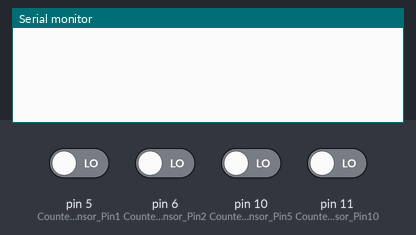
Recording of a sketch running on a simulated Arduino Uno, built with avr-gcc and run on an emulated ATmega328P. On the bench: the last lines printed to the serial monitor. Inputs (shaded band) come from the test bench; at power-on: pin 5 (CounterSensor_Pin1), pin 6 (CounterSensor_Pin2), pin 10 (CounterSensor_Pin5), pin 11 (CounterSensor_Pin10) LOW.

Above: at 1.2 s.
1.3 s: pin 5 (CounterSensor_Pin1) driven HIGH
At 1.62 s:
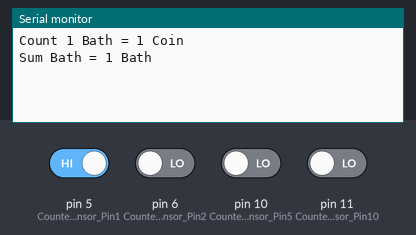
2.8 s: pin 6 (CounterSensor_Pin2) driven HIGH
At 3.62 s:
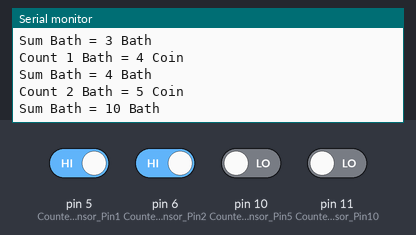
4.3 s: pin 10 (CounterSensor_Pin5) driven HIGH
5.8 s: pin 11 (CounterSensor_Pin10) driven HIGH
7.3 s: pin 5 (CounterSensor_Pin1) driven LOW
At 8.63 s:
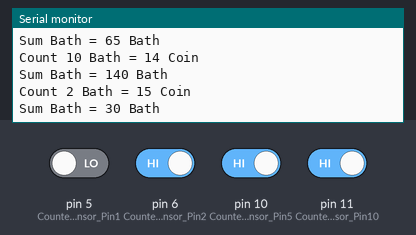
8.8 s: pin 6 (CounterSensor_Pin2) driven LOW
At 10.13 s:
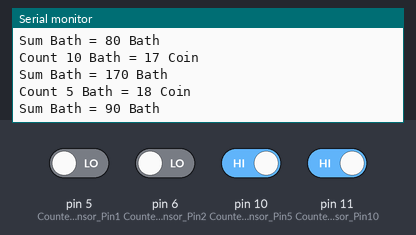
Timing chart, 0 to 11.3 s (numbered marks = the images above; inputs shaded):
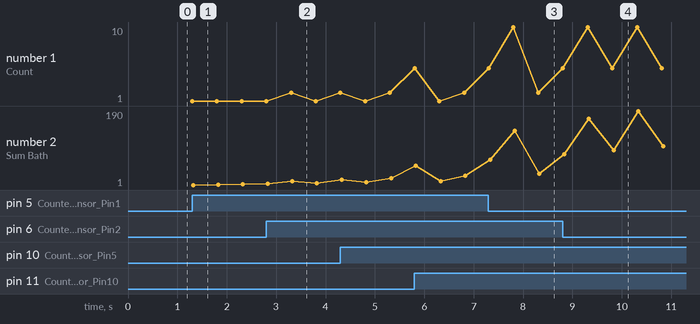

Measured:
- after the input at 1.3 s, the serial monitor: prints a new line at once (image 1)
- after the input at 2.8 s, the serial monitor: prints a new line after 0.50 s (image 2)
- after the input at 7.3 s, the serial monitor: prints a new line after 1.0 s (image 3)
- after the input at 8.8 s, the serial monitor: prints a new line after 1.0 s (image 4)
- plotted number 2: 24 → 30 after the input at 7.3 s, 30 → 100 after the input at 8.8 s

The sketch:

sketch_feb03a.ino
```cpp
int Count = 0;  //สร้างตัวแปรชื่อ Count ชนิด int เพื่อเก็บจำนวนเหรียญที่นับได้
int Sum_Bath = 0; //สร้างตัวแปรชื่อ Sum_Bath ชนิด int เพื่อเก็บจำนวนเงินรวมของเหรียญที่นับได้
int CounterSensor_Pin1 = 5;  //สร้างตัวชื่อ CounterSensor_Pin ชนิด int เพื่อเก็บตำแหน่งขอขาที่รับข้อมูลจาก Counter Sensor
int CounterSensor_Pin2 = 6;
int CounterSensor_Pin5 = 10;
int CounterSensor_Pin10 = 11;
void setup() {
  Serial.begin(9600);  //กำหนดช่องความถี่ในการเชื่อมต่อกับ Serial เพื่อดูค่าต่างๆที่รับได้
  pinMode(INPUT, CounterSensor_Pin1);
  pinMode(INPUT, CounterSensor_Pin2);
  pinMode(INPUT, CounterSensor_Pin5);
  pinMode(INPUT, CounterSensor_Pin10);
  //กำหนดโหมดของขาให้กับ CounterSensor_Pin ว่าเป็น INPUT

}

void loop() {
  int sensor_Value1 = digitalRead(CounterSensor_Pin1);  //สร้างตัวแปรชื่อ sensor_Value ชนิด int ให้เก็บค่าดิจิตอลที่รับได้จาก CounterSensor_Pin
  int sensor_Value2 = digitalRead(CounterSensor_Pin2);
  int sensor_Value5 = digitalRead(CounterSensor_Pin5);
  int sensor_Value10 = digitalRead(CounterSensor_Pin10);
  if (sensor_Value1 == HIGH) {  //ถ้าหหากค่าใน sensor_Va มีค่าเท่ากับ HIG

    Count ++;  //ให้เพิ่มค่าใน Count ขึ้น 1 ค่า หรือ Count = Count + 1
    Serial.print("Count 1 Bath = ");  //แสดงค่าออกทาง Serial Monitor ว่า "Count = "
    Serial.print(Count);  //แสดงค่าใน Count
    Serial.println(" Coin");  //แสดงค่าออกทาง Serial Monitor ว่า " Coin" จากนั้นขึ้นบรรทัดใหม่

    Sum_Bath = Count * 1;   //ให้ตัวแปร Sum_Bath เก็บจำนวนเงินรวมโดยมาจากสูตร "จำนวนเงินรวม = จำนวนเหรียญ x ชนิดของเหรียญ"
    Serial.print("Sum Bath = ");  //แสดงค่าออกทาง Serial Monitor ว่า "Sum Bath = "
    Serial.print(Sum_Bath);  //แสดงค่าใน Sum_Bath
    Serial.println(" Bath");  //แสดงค่าออกทาง Serial Monitor ว่า " Bath" จากนั้นขึ้นบรรทัดใหม่

    delay(500);  //หน่วงเวลา 500 มิลลิวินาที

  }
   if (sensor_Value2 == HIGH) {  //ถ้าหหากค่าใน sensor_Va มีค่าเท่ากับ HIG

    Count ++;  //ให้เพิ่มค่าใน Count ขึ้น 1 ค่า หรือ Count = Count + 1
    Serial.print("Count 2 Bath = ");  //แสดงค่าออกทาง Serial Monitor ว่า "Count = "
    Serial.print(Count);  //แสดงค่าใน Count
    Serial.println(" Coin");  //แสดงค่าออกทาง Serial Monitor ว่า " Coin" จากนั้นขึ้นบรรทัดใหม่

    Sum_Bath = Count * 2;   //ให้ตัวแปร Sum_Bath เก็บจำนวนเงินรวมโดยมาจากสูตร "จำนวนเงินรวม = จำนวนเหรียญ x ชนิดของเหรียญ"
    Serial.print("Sum Bath = ");  //แสดงค่าออกทาง Serial Monitor ว่า "Sum Bath = "
    Serial.print(Sum_Bath);  //แสดงค่าใน Sum_Bath
    Serial.println(" Bath");  //แสดงค่าออกทาง Serial Monitor ว่า " Bath" จากนั้นขึ้นบรรทัดใหม่

    delay(500);  //หน่วงเวลา 500 มิลลิวินาที

  }
   if (sensor_Value5 == HIGH) {  //ถ้าหหากค่าใน sensor_Va มีค่าเท่ากับ HIG

    Count ++;  //ให้เพิ่มค่าใน Count ขึ้น 1 ค่า หรือ Count = Count + 1
    Serial.print("Count 5 Bath = ");  //แสดงค่าออกทาง Serial Monitor ว่า "Count = "
    Serial.print(Count);  //แสดงค่าใน Count
    Serial.println(" Coin");  //แสดงค่าออกทาง Serial Monitor ว่า " Coin" จากนั้นขึ้นบรรทัดใหม่

    Sum_Bath = Count * 5;   //ให้ตัวแปร Sum_Bath เก็บจำนวนเงินรวมโดยมาจากสูตร "จำนวนเงินรวม = จำนวนเหรียญ x ชนิดของเหรียญ"
    Serial.print("Sum Bath = ");  //แสดงค่าออกทาง Serial Monitor ว่า "Sum Bath = "
    Serial.print(Sum_Bath);  //แสดงค่าใน Sum_Bath
    Serial.println(" Bath");  //แสดงค่าออกทาง Serial Monitor ว่า " Bath" จากนั้นขึ้นบรรทัดใหม่

    delay(500);  //หน่วงเวลา 500 มิลลิวินาที

  }
   if (sensor_Value10 == HIGH) {  //ถ้าหหากค่าใน sensor_Va มีค่าเท่ากับ HIG

    Count ++;  //ให้เพิ่มค่าใน Count ขึ้น 1 ค่า หรือ Count = Count + 1
    Serial.print("Count 10 Bath = ");  //แสดงค่าออกทาง Serial Monitor ว่า "Count = "
    Serial.print(Count);  //แสดงค่าใน Count
    Serial.println(" Coin");  //แสดงค่าออกทาง Serial Monitor ว่า " Coin" จากนั้นขึ้นบรรทัดใหม่

    Sum_Bath = Count * 10;   //ให้ตัวแปร Sum_Bath เก็บจำนวนเงินรวมโดยมาจากสูตร "จำนวนเงินรวม = จำนวนเหรียญ x ชนิดของเหรียญ"
    Serial.print("Sum Bath = ");  //แสดงค่าออกทาง Serial Monitor ว่า "Sum Bath = "
    Serial.print(Sum_Bath);  //แสดงค่าใน Sum_Bath
    Serial.println(" Bath");  //แสดงค่าออกทาง Serial Monitor ว่า " Bath" จากนั้นขึ้นบรรทัดใหม่

    delay(500);  //หน่วงเวลา 500 มิลลิวินาที

  }
}
```
